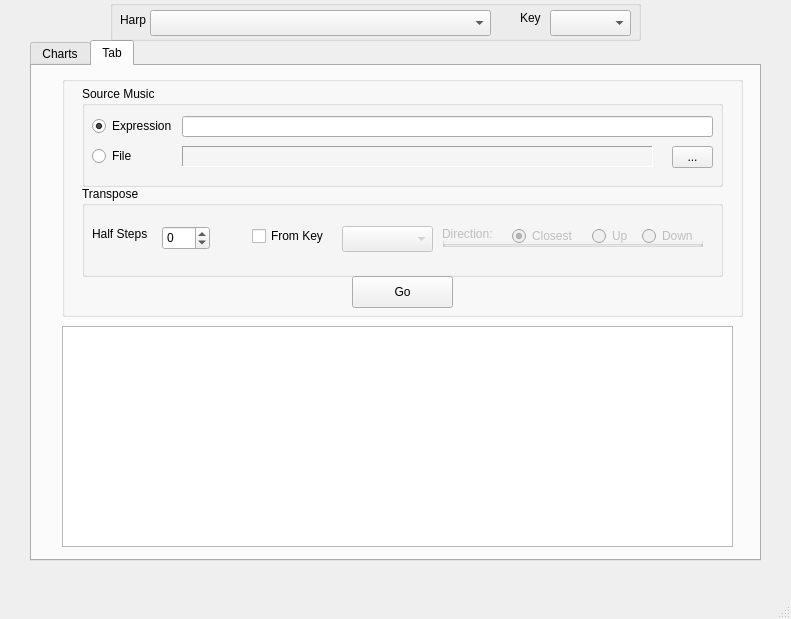
<?xml version="1.0" encoding="UTF-8"?>
<ui version="4.0">
 <class>MainWindow</class>
 <widget class="QMainWindow" name="MainWindow">
  <property name="geometry">
   <rect>
    <x>0</x>
    <y>0</y>
    <width>791</width>
    <height>619</height>
   </rect>
  </property>
  <property name="windowTitle">
   <string>MainWindow</string>
  </property>
  <widget class="QWidget" name="centralwidget">
   <widget class="QTabWidget" name="tabWidget">
    <property name="geometry">
     <rect>
      <x>30</x>
      <y>40</y>
      <width>731</width>
      <height>521</height>
     </rect>
    </property>
    <property name="currentIndex">
     <number>1</number>
    </property>
    <widget class="QWidget" name="tab">
     <attribute name="title">
      <string>Charts</string>
     </attribute>
     <widget class="QTextBrowser" name="chartBrowser">
      <property name="geometry">
       <rect>
        <x>60</x>
        <y>110</y>
        <width>611</width>
        <height>301</height>
       </rect>
      </property>
      <property name="font">
       <font>
        <family>Courier New</family>
        <pointsize>12</pointsize>
       </font>
      </property>
     </widget>
     <widget class="QGroupBox" name="chartWidgetGroupBox">
      <property name="geometry">
       <rect>
        <x>20</x>
        <y>10</y>
        <width>681</width>
        <height>81</height>
       </rect>
      </property>
      <property name="title">
       <string/>
      </property>
      <property name="flat">
       <bool>true</bool>
      </property>
      <widget class="QPushButton" name="generateChartButton">
       <property name="geometry">
        <rect>
         <x>280</x>
         <y>40</y>
         <width>113</width>
         <height>32</height>
        </rect>
       </property>
       <property name="text">
        <string>Generate</string>
       </property>
      </widget>
      <widget class="QLabel" name="labelChart">
       <property name="geometry">
        <rect>
         <x>30</x>
         <y>10</y>
         <width>41</width>
         <height>16</height>
        </rect>
       </property>
       <property name="text">
        <string>Chart:</string>
       </property>
      </widget>
      <widget class="QComboBox" name="outputComboBox">
       <property name="geometry">
        <rect>
         <x>530</x>
         <y>10</y>
         <width>131</width>
         <height>26</height>
        </rect>
       </property>
      </widget>
      <widget class="QComboBox" name="chartBox">
       <property name="geometry">
        <rect>
         <x>70</x>
         <y>10</y>
         <width>391</width>
         <height>26</height>
        </rect>
       </property>
      </widget>
      <widget class="QLabel" name="label_4">
       <property name="geometry">
        <rect>
         <x>480</x>
         <y>10</y>
         <width>51</width>
         <height>16</height>
        </rect>
       </property>
       <property name="text">
        <string>Output:</string>
       </property>
      </widget>
     </widget>
    </widget>
    <widget class="QWidget" name="tab_Tab">
     <attribute name="title">
      <string>Tab</string>
     </attribute>
     <widget class="QTextBrowser" name="tabBrowser">
      <property name="geometry">
       <rect>
        <x>30</x>
        <y>260</y>
        <width>671</width>
        <height>221</height>
       </rect>
      </property>
      <property name="font">
       <font>
        <family>Courier New</family>
       </font>
      </property>
     </widget>
     <widget class="QGroupBox" name="tabWidgetGroupBox">
      <property name="geometry">
       <rect>
        <x>30</x>
        <y>10</y>
        <width>681</width>
        <height>241</height>
       </rect>
      </property>
      <property name="title">
       <string/>
      </property>
      <property name="flat">
       <bool>true</bool>
      </property>
      <widget class="QGroupBox" name="sourceMusicSelectionGroup">
       <property name="geometry">
        <rect>
         <x>20</x>
         <y>10</y>
         <width>641</width>
         <height>101</height>
        </rect>
       </property>
       <property name="title">
        <string>Source Music</string>
       </property>
       <widget class="QRadioButton" name="sourceExpressionButton">
        <property name="geometry">
         <rect>
          <x>10</x>
          <y>30</y>
          <width>101</width>
          <height>20</height>
         </rect>
        </property>
        <property name="text">
         <string>Expression</string>
        </property>
        <property name="checked">
         <bool>true</bool>
        </property>
       </widget>
       <widget class="QLineEdit" name="expressionEdit">
        <property name="geometry">
         <rect>
          <x>100</x>
          <y>30</y>
          <width>531</width>
          <height>21</height>
         </rect>
        </property>
        <property name="toolTip">
         <string>Musical Expression (see help)</string>
        </property>
       </widget>
       <widget class="QRadioButton" name="sourceFileButton">
        <property name="geometry">
         <rect>
          <x>10</x>
          <y>60</y>
          <width>100</width>
          <height>20</height>
         </rect>
        </property>
        <property name="text">
         <string>File</string>
        </property>
       </widget>
       <widget class="QLabel" name="sourceFileLabel">
        <property name="geometry">
         <rect>
          <x>100</x>
          <y>60</y>
          <width>471</width>
          <height>21</height>
         </rect>
        </property>
        <property name="frameShape">
         <enum>QFrame::Panel</enum>
        </property>
        <property name="frameShadow">
         <enum>QFrame::Sunken</enum>
        </property>
        <property name="text">
         <string/>
        </property>
       </widget>
       <widget class="QToolButton" name="fileExplorerButton">
        <property name="enabled">
         <bool>true</bool>
        </property>
        <property name="geometry">
         <rect>
          <x>590</x>
          <y>60</y>
          <width>41</width>
          <height>22</height>
         </rect>
        </property>
        <property name="text">
         <string>...</string>
        </property>
        <property name="icon">
         <iconset>
          <normaloff>../../../../Downloads/folder_icon.png</normaloff>../../../../Downloads/folder_icon.png</iconset>
        </property>
       </widget>
      </widget>
      <widget class="QGroupBox" name="transposeGroup">
       <property name="geometry">
        <rect>
         <x>20</x>
         <y>110</y>
         <width>641</width>
         <height>91</height>
        </rect>
       </property>
       <property name="title">
        <string>Transpose</string>
       </property>
       <widget class="QLabel" name="label_2">
        <property name="geometry">
         <rect>
          <x>10</x>
          <y>40</y>
          <width>71</width>
          <height>16</height>
         </rect>
        </property>
        <property name="text">
         <string>Half Steps</string>
        </property>
       </widget>
       <widget class="QSpinBox" name="transposeSpinner">
        <property name="geometry">
         <rect>
          <x>80</x>
          <y>40</y>
          <width>48</width>
          <height>24</height>
         </rect>
        </property>
        <property name="minimum">
         <number>-96</number>
        </property>
        <property name="maximum">
         <number>96</number>
        </property>
       </widget>
       <widget class="QCheckBox" name="sourceKeyCheckBox">
        <property name="geometry">
         <rect>
          <x>170</x>
          <y>40</y>
          <width>81</width>
          <height>20</height>
         </rect>
        </property>
        <property name="text">
         <string>From Key</string>
        </property>
       </widget>
       <widget class="QComboBox" name="sourceKeyBox">
        <property name="enabled">
         <bool>false</bool>
        </property>
        <property name="geometry">
         <rect>
          <x>260</x>
          <y>40</y>
          <width>91</width>
          <height>26</height>
         </rect>
        </property>
       </widget>
       <widget class="QGroupBox" name="transposeDirectionRadioButtons">
        <property name="enabled">
         <bool>false</bool>
        </property>
        <property name="geometry">
         <rect>
          <x>360</x>
          <y>40</y>
          <width>261</width>
          <height>21</height>
         </rect>
        </property>
        <property name="title">
         <string>Direction:</string>
        </property>
        <property name="flat">
         <bool>true</bool>
        </property>
        <widget class="QRadioButton" name="transposeClosestButton">
         <property name="geometry">
          <rect>
           <x>70</x>
           <y>0</y>
           <width>71</width>
           <height>20</height>
          </rect>
         </property>
         <property name="text">
          <string>Closest</string>
         </property>
         <property name="checked">
          <bool>true</bool>
         </property>
        </widget>
        <widget class="QRadioButton" name="transposeUpButton">
         <property name="geometry">
          <rect>
           <x>150</x>
           <y>0</y>
           <width>51</width>
           <height>20</height>
          </rect>
         </property>
         <property name="text">
          <string>Up</string>
         </property>
        </widget>
        <widget class="QRadioButton" name="transposeDownButton">
         <property name="geometry">
          <rect>
           <x>200</x>
           <y>0</y>
           <width>61</width>
           <height>20</height>
          </rect>
         </property>
         <property name="text">
          <string>Down</string>
         </property>
        </widget>
       </widget>
      </widget>
      <widget class="QPushButton" name="goButton">
       <property name="geometry">
        <rect>
         <x>290</x>
         <y>200</y>
         <width>101</width>
         <height>32</height>
        </rect>
       </property>
       <property name="text">
        <string>Go</string>
       </property>
      </widget>
     </widget>
    </widget>
   </widget>
   <widget class="QGroupBox" name="harpGroupBox">
    <property name="geometry">
     <rect>
      <x>110</x>
      <y>0</y>
      <width>531</width>
      <height>41</height>
     </rect>
    </property>
    <property name="title">
     <string/>
    </property>
    <property name="flat">
     <bool>true</bool>
    </property>
    <widget class="QComboBox" name="typeBox">
     <property name="geometry">
      <rect>
       <x>40</x>
       <y>10</y>
       <width>341</width>
       <height>26</height>
      </rect>
     </property>
    </widget>
    <widget class="QLabel" name="label">
     <property name="geometry">
      <rect>
       <x>10</x>
       <y>10</y>
       <width>31</width>
       <height>20</height>
      </rect>
     </property>
     <property name="text">
      <string>Harp</string>
     </property>
    </widget>
    <widget class="QComboBox" name="harpKeyBox">
     <property name="geometry">
      <rect>
       <x>440</x>
       <y>10</y>
       <width>81</width>
       <height>26</height>
      </rect>
     </property>
    </widget>
    <widget class="QLabel" name="label_5">
     <property name="geometry">
      <rect>
       <x>410</x>
       <y>10</y>
       <width>31</width>
       <height>16</height>
      </rect>
     </property>
     <property name="text">
      <string>Key</string>
     </property>
    </widget>
   </widget>
  </widget>
  <widget class="QStatusBar" name="statusbar"/>
  <widget class="QMenuBar" name="menubar">
   <property name="geometry">
    <rect>
     <x>0</x>
     <y>0</y>
     <width>791</width>
     <height>24</height>
    </rect>
   </property>
  </widget>
  <action name="actionSaveOutput">
   <property name="text">
    <string>&amp;Save Output</string>
   </property>
   <property name="toolTip">
    <string>Save generated output to file</string>
   </property>
   <property name="shortcut">
    <string>Meta+S</string>
   </property>
  </action>
  <action name="actionExit">
   <property name="text">
    <string>E&amp;xit</string>
   </property>
   <property name="toolTip">
    <string>Exit Application</string>
   </property>
   <property name="shortcut">
    <string>Meta+Q</string>
   </property>
  </action>
 </widget>
 <resources/>
 <connections/>
</ui>
